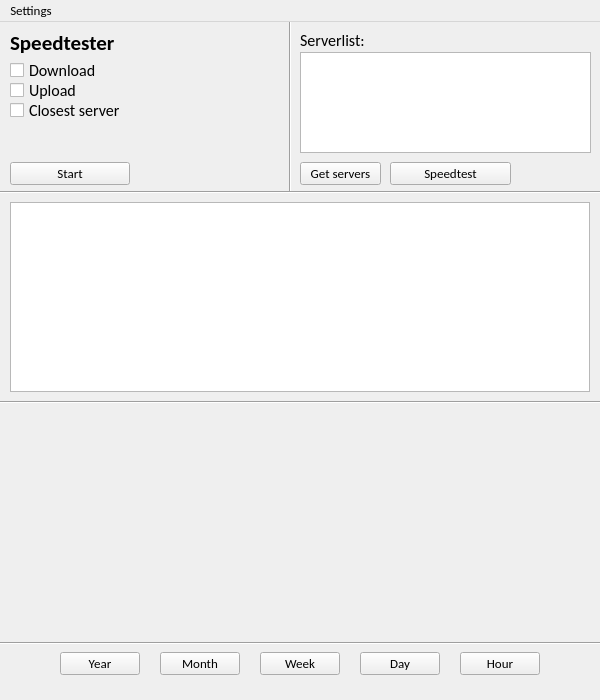
<?xml version="1.0" encoding="UTF-8"?>
<ui version="4.0">
 <class>MainWindow</class>
 <widget class="QMainWindow" name="MainWindow">
  <property name="geometry">
   <rect>
    <x>0</x>
    <y>0</y>
    <width>600</width>
    <height>700</height>
   </rect>
  </property>
  <property name="sizePolicy">
   <sizepolicy hsizetype="Fixed" vsizetype="Fixed">
    <horstretch>0</horstretch>
    <verstretch>0</verstretch>
   </sizepolicy>
  </property>
  <property name="minimumSize">
   <size>
    <width>600</width>
    <height>700</height>
   </size>
  </property>
  <property name="maximumSize">
   <size>
    <width>600</width>
    <height>700</height>
   </size>
  </property>
  <property name="font">
   <font>
    <family>Calibri</family>
    <pointsize>10</pointsize>
   </font>
  </property>
  <property name="windowTitle">
   <string>Speestest</string>
  </property>
  <widget class="QWidget" name="centralwidget">
   <widget class="QLabel" name="graph">
    <property name="geometry">
     <rect>
      <x>10</x>
      <y>390</y>
      <width>580</width>
      <height>221</height>
     </rect>
    </property>
    <property name="sizePolicy">
     <sizepolicy hsizetype="Fixed" vsizetype="Fixed">
      <horstretch>0</horstretch>
      <verstretch>0</verstretch>
     </sizepolicy>
    </property>
    <property name="font">
     <font>
      <family>Calibri</family>
     </font>
    </property>
    <property name="styleSheet">
     <string notr="true">border-color: rgb(20, 30, 41);</string>
    </property>
    <property name="text">
     <string/>
    </property>
   </widget>
   <widget class="QPushButton" name="year">
    <property name="geometry">
     <rect>
      <x>60</x>
      <y>630</y>
      <width>80</width>
      <height>23</height>
     </rect>
    </property>
    <property name="font">
     <font>
      <family>Calibri</family>
      <pointsize>10</pointsize>
     </font>
    </property>
    <property name="text">
     <string>Year</string>
    </property>
   </widget>
   <widget class="QPushButton" name="month">
    <property name="geometry">
     <rect>
      <x>160</x>
      <y>630</y>
      <width>80</width>
      <height>23</height>
     </rect>
    </property>
    <property name="font">
     <font>
      <family>Calibri</family>
      <pointsize>10</pointsize>
     </font>
    </property>
    <property name="text">
     <string>Month</string>
    </property>
   </widget>
   <widget class="QPushButton" name="week">
    <property name="geometry">
     <rect>
      <x>260</x>
      <y>630</y>
      <width>80</width>
      <height>23</height>
     </rect>
    </property>
    <property name="font">
     <font>
      <family>Calibri</family>
      <pointsize>10</pointsize>
     </font>
    </property>
    <property name="text">
     <string>Week</string>
    </property>
   </widget>
   <widget class="QPushButton" name="day">
    <property name="geometry">
     <rect>
      <x>360</x>
      <y>630</y>
      <width>80</width>
      <height>23</height>
     </rect>
    </property>
    <property name="font">
     <font>
      <family>Calibri</family>
      <pointsize>10</pointsize>
     </font>
    </property>
    <property name="text">
     <string>Day</string>
    </property>
   </widget>
   <widget class="QPushButton" name="hour">
    <property name="geometry">
     <rect>
      <x>460</x>
      <y>630</y>
      <width>80</width>
      <height>23</height>
     </rect>
    </property>
    <property name="font">
     <font>
      <family>Calibri</family>
      <pointsize>10</pointsize>
     </font>
    </property>
    <property name="text">
     <string>Hour</string>
    </property>
   </widget>
   <widget class="QTableWidget" name="db_table">
    <property name="geometry">
     <rect>
      <x>10</x>
      <y>180</y>
      <width>580</width>
      <height>190</height>
     </rect>
    </property>
    <property name="sizePolicy">
     <sizepolicy hsizetype="Fixed" vsizetype="Fixed">
      <horstretch>0</horstretch>
      <verstretch>0</verstretch>
     </sizepolicy>
    </property>
    <property name="font">
     <font>
      <family>Calibri</family>
      <pointsize>10</pointsize>
     </font>
    </property>
   </widget>
   <widget class="QListView" name="listView">
    <property name="geometry">
     <rect>
      <x>300</x>
      <y>30</y>
      <width>291</width>
      <height>101</height>
     </rect>
    </property>
    <property name="font">
     <font>
      <family>Calibri</family>
      <pointsize>10</pointsize>
     </font>
    </property>
    <property name="horizontalScrollBarPolicy">
     <enum>Qt::ScrollBarAlwaysOff</enum>
    </property>
   </widget>
   <widget class="QCheckBox" name="download">
    <property name="geometry">
     <rect>
      <x>10</x>
      <y>40</y>
      <width>120</width>
      <height>17</height>
     </rect>
    </property>
    <property name="font">
     <font>
      <family>Calibri</family>
      <pointsize>12</pointsize>
     </font>
    </property>
    <property name="text">
     <string>Download</string>
    </property>
   </widget>
   <widget class="QLabel" name="label">
    <property name="geometry">
     <rect>
      <x>10</x>
      <y>5</y>
      <width>291</width>
      <height>31</height>
     </rect>
    </property>
    <property name="font">
     <font>
      <family>Calibri</family>
      <pointsize>16</pointsize>
      <weight>75</weight>
      <bold>true</bold>
     </font>
    </property>
    <property name="text">
     <string>Speedtester</string>
    </property>
   </widget>
   <widget class="QLabel" name="label_2">
    <property name="geometry">
     <rect>
      <x>300</x>
      <y>10</y>
      <width>71</width>
      <height>16</height>
     </rect>
    </property>
    <property name="font">
     <font>
      <family>Calibri</family>
      <pointsize>12</pointsize>
     </font>
    </property>
    <property name="text">
     <string>Serverlist:</string>
    </property>
   </widget>
   <widget class="QCheckBox" name="upload">
    <property name="geometry">
     <rect>
      <x>10</x>
      <y>60</y>
      <width>120</width>
      <height>17</height>
     </rect>
    </property>
    <property name="font">
     <font>
      <family>Calibri</family>
      <pointsize>12</pointsize>
     </font>
    </property>
    <property name="text">
     <string>Upload</string>
    </property>
   </widget>
   <widget class="QCheckBox" name="closestserver">
    <property name="geometry">
     <rect>
      <x>10</x>
      <y>80</y>
      <width>120</width>
      <height>17</height>
     </rect>
    </property>
    <property name="font">
     <font>
      <family>Calibri</family>
      <pointsize>12</pointsize>
     </font>
    </property>
    <property name="text">
     <string>Closest server</string>
    </property>
   </widget>
   <widget class="Line" name="line">
    <property name="geometry">
     <rect>
      <x>0</x>
      <y>613</y>
      <width>601</width>
      <height>16</height>
     </rect>
    </property>
    <property name="orientation">
     <enum>Qt::Horizontal</enum>
    </property>
   </widget>
   <widget class="Line" name="line_2">
    <property name="geometry">
     <rect>
      <x>280</x>
      <y>-20</y>
      <width>20</width>
      <height>191</height>
     </rect>
    </property>
    <property name="orientation">
     <enum>Qt::Vertical</enum>
    </property>
   </widget>
   <widget class="Line" name="line_3">
    <property name="geometry">
     <rect>
      <x>0</x>
      <y>160</y>
      <width>601</width>
      <height>20</height>
     </rect>
    </property>
    <property name="orientation">
     <enum>Qt::Horizontal</enum>
    </property>
   </widget>
   <widget class="Line" name="line_4">
    <property name="geometry">
     <rect>
      <x>0</x>
      <y>372</y>
      <width>601</width>
      <height>16</height>
     </rect>
    </property>
    <property name="orientation">
     <enum>Qt::Horizontal</enum>
    </property>
   </widget>
   <widget class="QPushButton" name="starttest">
    <property name="geometry">
     <rect>
      <x>10</x>
      <y>140</y>
      <width>120</width>
      <height>23</height>
     </rect>
    </property>
    <property name="text">
     <string>Start</string>
    </property>
   </widget>
   <widget class="QPushButton" name="getserverlist">
    <property name="geometry">
     <rect>
      <x>300</x>
      <y>140</y>
      <width>81</width>
      <height>23</height>
     </rect>
    </property>
    <property name="text">
     <string>Get servers</string>
    </property>
   </widget>
   <widget class="QPushButton" name="speedtest">
    <property name="geometry">
     <rect>
      <x>390</x>
      <y>140</y>
      <width>121</width>
      <height>23</height>
     </rect>
    </property>
    <property name="text">
     <string>Speedtest</string>
    </property>
   </widget>
  </widget>
  <widget class="QMenuBar" name="menubar">
   <property name="geometry">
    <rect>
     <x>0</x>
     <y>0</y>
     <width>600</width>
     <height>21</height>
    </rect>
   </property>
   <widget class="QMenu" name="menuSettings">
    <property name="title">
     <string>Settings</string>
    </property>
    <addaction name="actionConfig"/>
    <addaction name="actionSchedule"/>
    <addaction name="actionExit"/>
   </widget>
   <addaction name="menuSettings"/>
  </widget>
  <action name="actionConfig">
   <property name="text">
    <string>Config</string>
   </property>
  </action>
  <action name="actionSchedule">
   <property name="text">
    <string>Schedule</string>
   </property>
  </action>
  <action name="actionExit">
   <property name="text">
    <string>Exit</string>
   </property>
  </action>
 </widget>
 <resources/>
 <connections/>
</ui>
